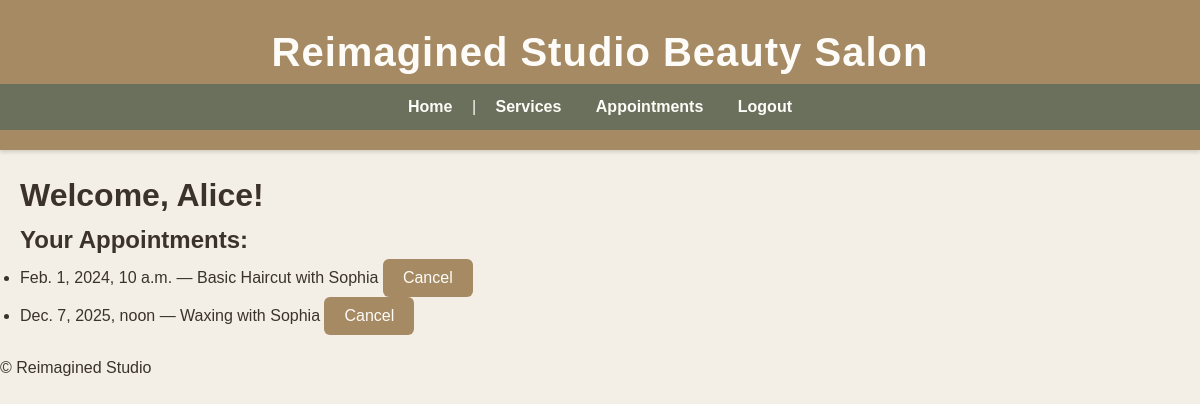
Page /dashboard/customer/ (signed in) on the earlier database version.
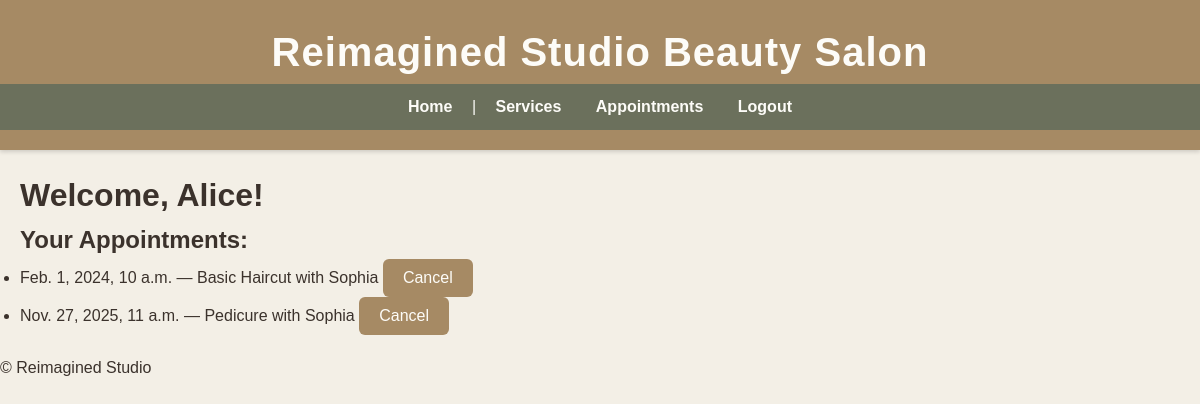
Same page on the later database version.
### salon_app/models.py (models this page shows, shortened)
class Appointment(models.Model):
    customer = models.ForeignKey(Customer, on_delete=models.CASCADE)
    employee = models.ForeignKey(Employee, on_delete=models.SET_NULL, null=True)
    service = models.ForeignKey(Service, on_delete=models.CASCADE)
    appointment_date = models.DateTimeField()
    status = models.CharField(
        max_length=20,
        choices=[
            ('Scheduled', 'Scheduled'),
            ('Completed', 'Completed'),
            ('Cancelled', 'Cancelled'),
        ],
        default='Scheduled'
    )

class Service(models.Model):
    name = models.CharField(max_length=100)
    description = models.TextField(blank=True)
    duration_minutes = models.PositiveIntegerField()
    price = models.DecimalField(max_digits=6, decimal_places=2)

class Employee(models.Model):
    user = models.OneToOneField(User, on_delete=models.CASCADE, null=True, blank=True)
    first_name = models.CharField(max_length=100)
    last_name = models.CharField(max_length=100)
    specialty = models.CharField(max_length=100)
    phone = models.CharField(max_length=15)
    email = models.EmailField(unique=True)
    availability_status = models.CharField(max_length=100)

### salon_app/views.py (the view)
# urls.py: path('dashboard/customer/', views.customer_dashboard, name='customer_dashboard'),
@login_required
def customer_dashboard(request):
    if not hasattr(request.user, 'customer'):
        return redirect('login')
    customer = request.user.customer
    appointments = Appointment.objects.filter(customer=customer, status='Scheduled')
    return render(request, 'salon_app/customer_dashboard.html', {
        'customer': customer,
        'appointments': appointments
    })

### salon_app/templates/salon_app/customer_dashboard.html (shortened to what this page needs)
{% extends 'salon_app/base.html' %}
{% block content %}
<h1>Welcome, {{ customer.first_name }}!</h1>
<h2>Your Appointments:</h2>
<ul>
    {% if appointments %}
    {% for a in appointments %}
        <li>
            {{ a.appointment_date }} — {{ a.service.name }} with {{ a.employee.first_name }}
            <form method="POST" action="{% url 'cancel_appointment' a.id %}" style="display:inline;">
                <button type="submit" onclick="return confirm('Are you sure you want to cancel this appointment?');">
                    Cancel
                </button>
            </form>
        </li>
    {% endfor %}
    {% else %}
        <p>You currently have no appointments :/</p>
    {% endif %}
</ul>
{% endblock %}

Differences in the rows shown:
no longer on this page (row edited): Appointment: appointment_date "Dec. 7, 2025, noon", service.name "Waxing", employee.first_name "Sophia"
added Appointment: appointment_date "Nov. 27, 2025, 11 a.m.", service.name "Pedicure", employee.first_name "Sophia"
